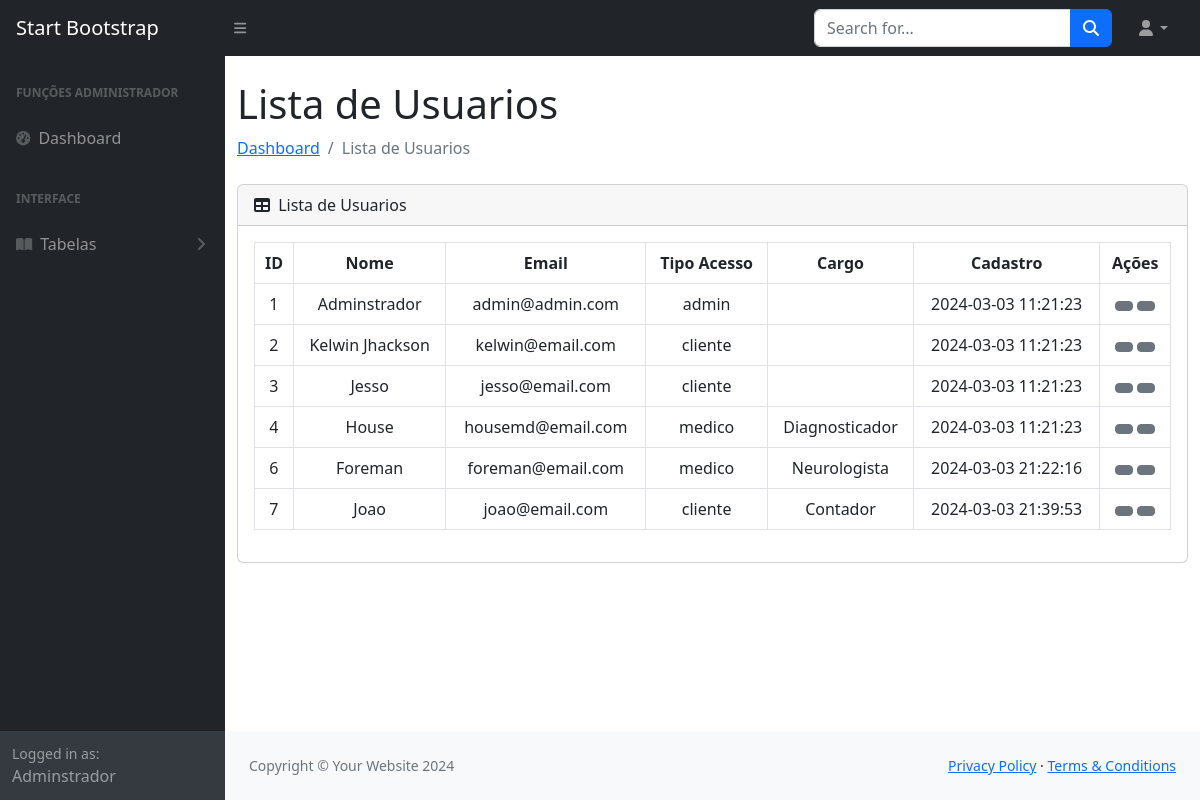
/sistema.php?pagina=listarUsuarios (signed in), run on an earlier commit of the app's database.
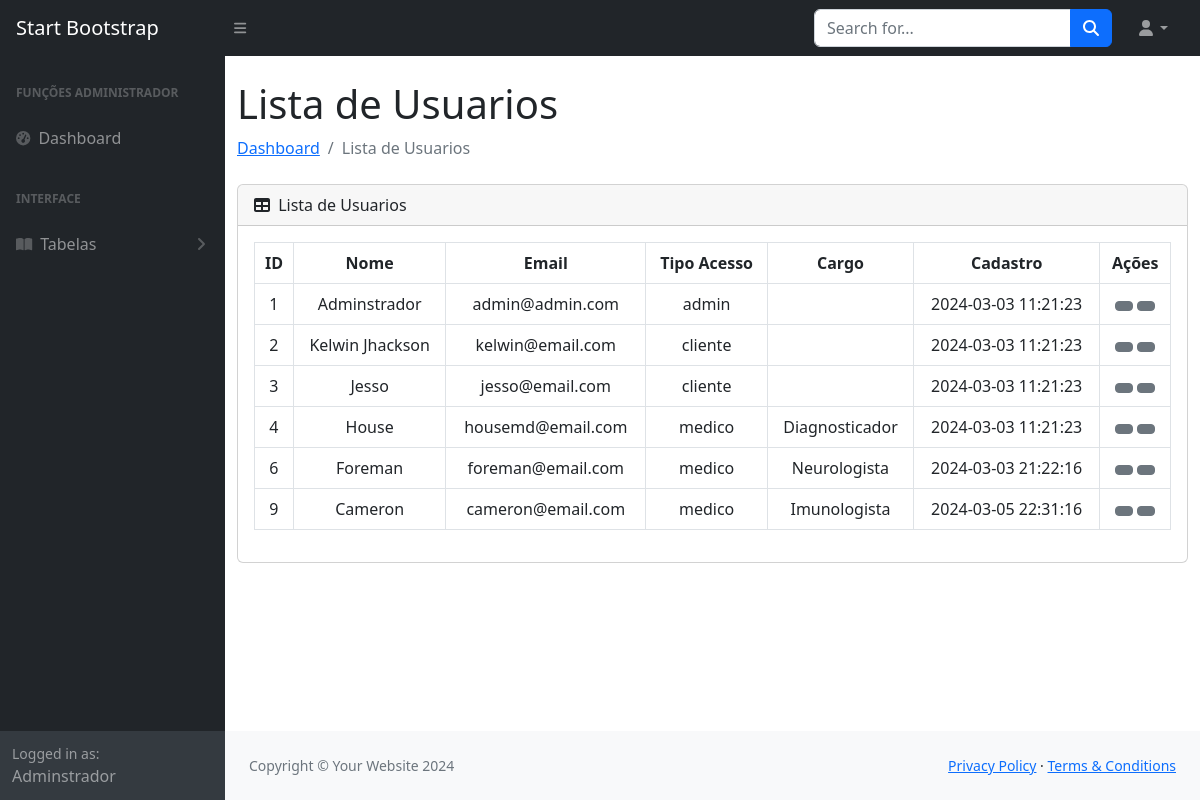
And on a later commit of the database.
### tables this page shows
CREATE TABLE `usuarios` (
  `id` int NOT NULL,
  `nome` varchar(40) NOT NULL,
  `email` varchar(50) NOT NULL,
  `cpf` varchar(15) NOT NULL,
  `senha` varchar(40) NOT NULL,
  `tipoAcesso` varchar(10) NOT NULL,
  `cargo` varchar(40) NOT NULL,
  `criadoEm` timestamp NOT NULL DEFAULT CURRENT_TIMESTAMP,
  `isDeleted` varchar(1) DEFAULT NULL
);

### sistema.php (called while the page is built, shortened)
<?php
    include_once 'controllers/validate.php';
    function pageContent(){
        validarPagina();
    }
    include_once 'views/layout.php';
?>

### models/Manager.php (called while the page is built, shortened)
<?php
	class Manager extends Connect{
		public function select_common($table, $fields, $filters, $query_extra){
			$pdo = parent::get_instance();
			$query = "SELECT ";
			if($fields != null){
				$query .= implode(", ", $fields);
			}else{
				$query .= "*";
			}
			$query .= " FROM $table";
			$statement = $pdo->prepare($query);
			$statement->execute();
			$data = [];
			if($statement->rowCount()){
				while($result = $statement->fetch(PDO::FETCH_ASSOC)){
					$data[] = $result;
				}
			}else{
				return false;
			}
			return $data;
		}
	}
?>

### views/modulos/clientes/lista.php (the view, shortened to what this page needs)
<div class="container-fluid">
    <h1 class="mt-4"><?= $titleSection; ?></h1>
    <ol class="breadcrumb mb-4">
        <li class="breadcrumb-item"><a href="#">Dashboard</a></li>
        <li class="breadcrumb-item active"><?= $titleSection; ?></li>
    </ol>
    <div class="card mb-4">
        <div class="card-header">
            <i class="fas fa-table me-1"></i>
            <?= $titleSection; ?>
        </div>
        <div class="card-body">
            <table class="table table-bordered table-hover table-stripped text-center" id="datatablesSimple">
                <thead class="text-center">
                    <th>ID</th>
                    <th>Nome</th>
                    <th>Email</th>
                    <th>Tipo Acesso</th>
                    <th>Cargo</th>
                    <th>Cadastro</th>
                    <th>Ações</th>
                </thead>
                <tbody>
                    <?php foreach ($lista as $l): ?>
                        <tr>
                            <td><?=$l['id'];?></td>
                            <td><?=$l['nome'];?></td>
                            <td><?=$l['email'];?></td>
                            <td><?=$l['tipoAcesso'];?></td>
                            <td><?=$l['cargo'];?></td>
                            <td><?=$l['criadoEm'];?></td>
                            <td>
                                <a href="?pagina=atualizarUsuario&id=<?=$l['id']?>" class="btn btn-sm btn-secondary">
                                </a>
                                <button class="btn btn-sm btn-secondary" data-bs-toggle="modal" data-bs-target="#exampleModal-<?= $l['id']; ?>">
                                </button>
                            </td>
                        </tr>
                    <?php endforeach; ?>
                </tbody>
            </table>
        </div>
    </div>
</div>

What changed in the data, as far as the page shows it:
removed usuarios: id "7", nome "Joao", email "joao@email.com", tipoAcesso "cliente", cargo "Contador", criadoEm "2024-03-03 21:39:53"
added usuarios: id "9", nome "Cameron", email "cameron@email.com", tipoAcesso "medico", cargo "Imunologista", criadoEm "2024-03-05 22:31:16"
